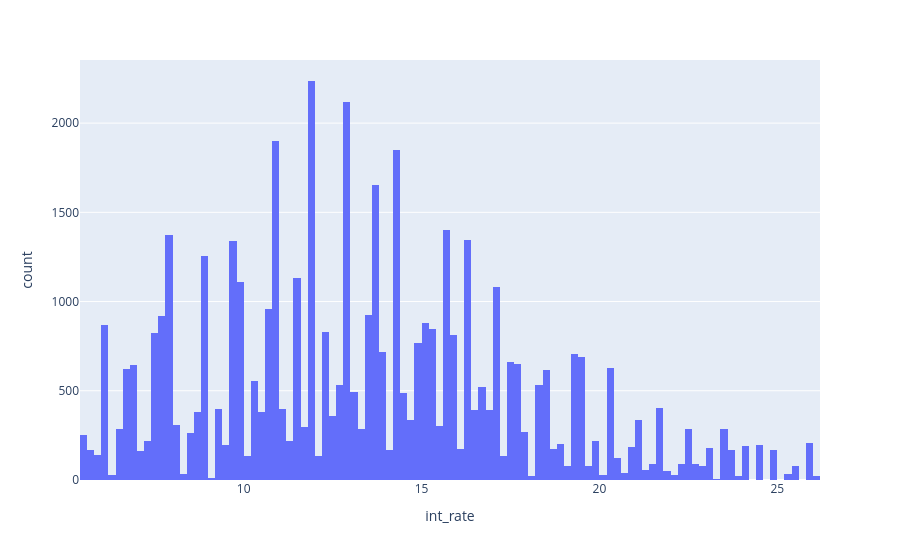
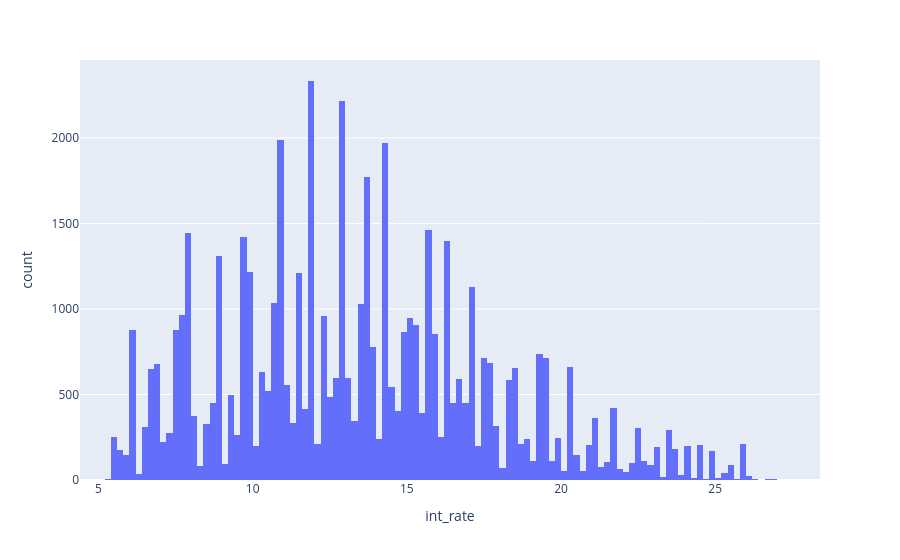

The cell these charts' notebook holds for them, in order:
### Code cell
df = lr_fill(df, 'int_rate', score=True, check_distribution=True)

### Figure 1 — Plotly figure (JSON) as saved in the notebook; plotly's stock layout.template omitted (floating-point values rounded to 4 significant figures; data arrays with more than 128 entries replaced by an {"elided": "..."} marker saying what was removed)
{"data": [{"bingroup": "x", "hovertemplate": "int_rate=%{x}<br>count=%{y}<extra></extra>", "legendgroup": "", "marker": {"color": "#636efa", "pattern": {"shape": ""}}, "name": "", "orientation": "v", "showlegend": false, "type": "histogram", "x": {"elided": "54100 float values"}, "xaxis": "x", "yaxis": "y"}], "layout": {"barmode": "relative", "legend": {"tracegroupgap": 0}, "margin": {"t": 60}, "xaxis": {"anchor": "y", "domain": [0, 1], "title": {"text": "int_rate"}}, "yaxis": {"anchor": "x", "domain": [0, 1], "title": {"text": "count"}}}}

### Figure 2 — Plotly figure (JSON) as saved in the notebook; plotly's stock layout.template omitted (floating-point values rounded to 4 significant figures; data arrays with more than 128 entries replaced by an {"elided": "..."} marker saying what was removed)
{"data": [{"bingroup": "x", "hovertemplate": "int_rate=%{x}<br>count=%{y}<extra></extra>", "legendgroup": "", "marker": {"color": "#636efa", "pattern": {"shape": ""}}, "name": "", "orientation": "v", "showlegend": false, "type": "histogram", "x": {"elided": "54100 float values"}, "xaxis": "x", "yaxis": "y"}], "layout": {"barmode": "relative", "legend": {"tracegroupgap": 0}, "margin": {"t": 60}, "xaxis": {"anchor": "y", "domain": [0, 1], "title": {"text": "int_rate"}}, "yaxis": {"anchor": "x", "domain": [0, 1], "title": {"text": "count"}}}}
